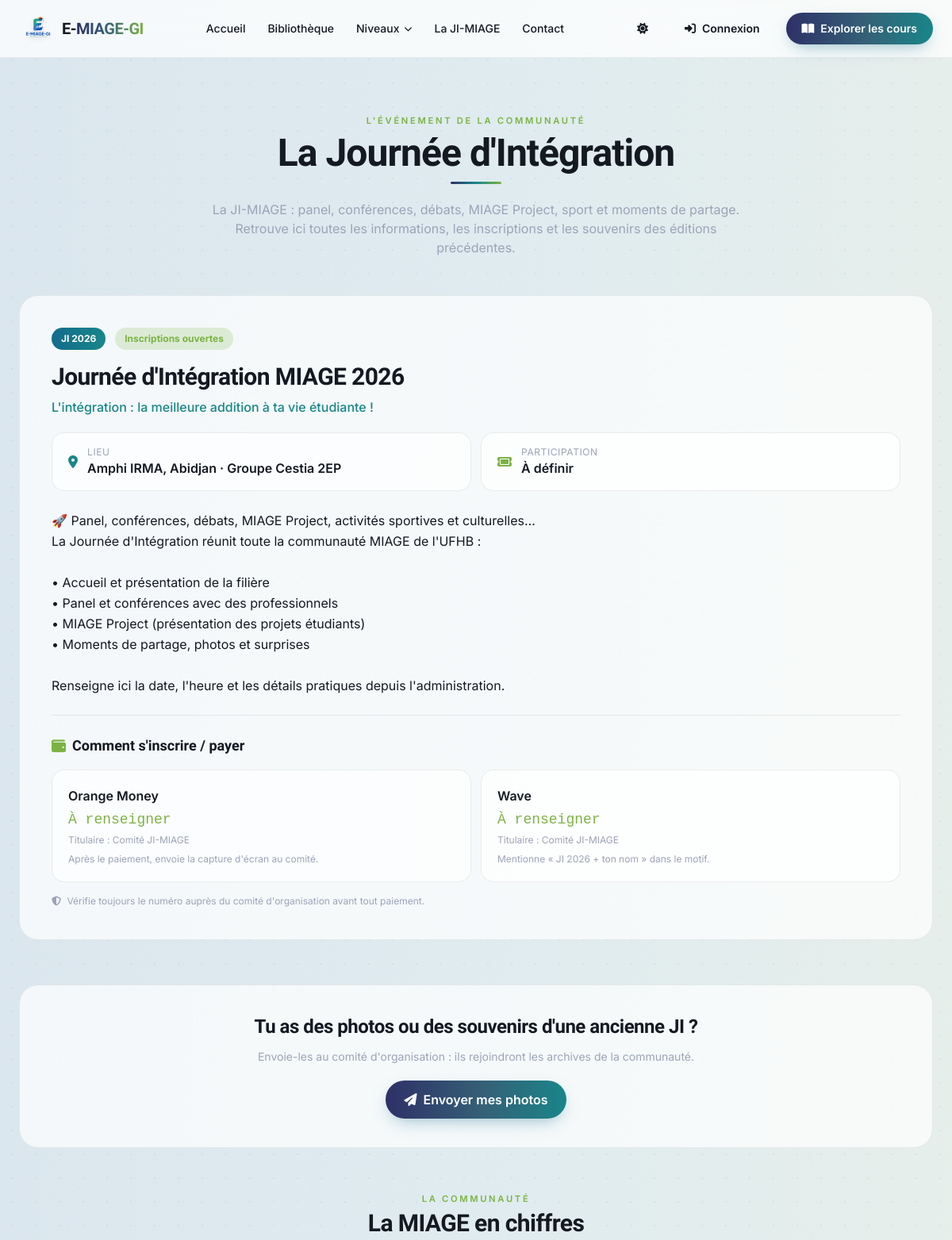
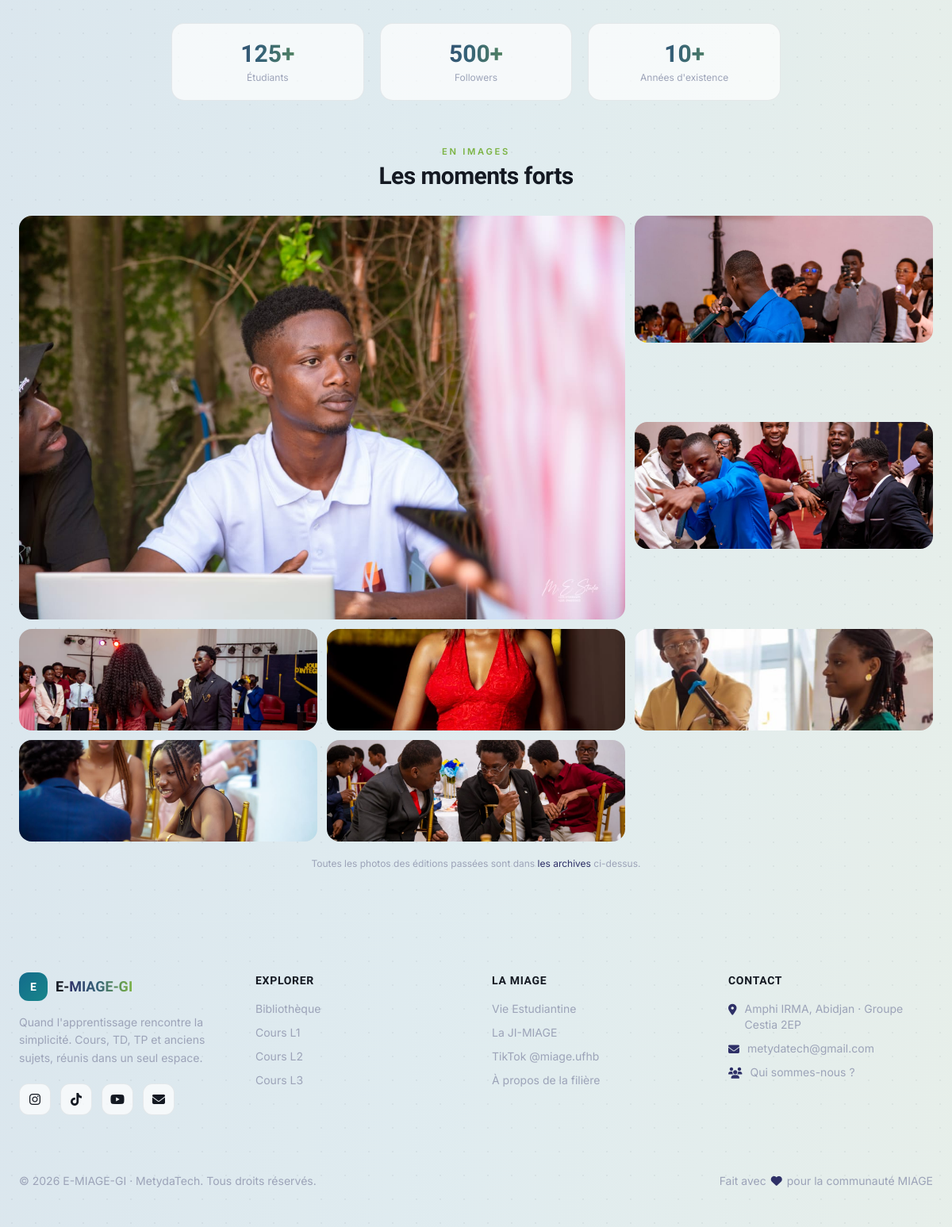
The app's page /journee-integration/ with its own data (2 pictures, top to bottom).
### core/models.py (models this page shows, shortened)
class JIEdition(models.Model):
    STATUS_CHOICES = [
        ('avenir', 'À venir'),
        ('inscriptions', 'Inscriptions ouvertes'),
        ('passee', 'Passée'),
    ]
    year = models.CharField(max_length=20, verbose_name='Édition / année')  # ex: "2026"
    title = models.CharField(max_length=200, verbose_name='Titre')
    subtitle = models.CharField(max_length=250, blank=True, verbose_name='Sous-titre')
    event_date = models.DateField(null=True, blank=True, verbose_name='Date')
    event_time = models.CharField(max_length=50, blank=True, verbose_name='Heure')  # ex: "09h00"
    location = models.CharField(max_length=200, blank=True, verbose_name='Lieu')
    description = models.TextField(blank=True, verbose_name='Description / programme')
    price = models.CharField(max_length=100, blank=True, verbose_name='Prix (ex: 5 000 FCFA)')
    poster_url = models.URLField(blank=True, verbose_name='Affiche (URL)')
    poster = models.ImageField(upload_to='ji/', blank=True, null=True, verbose_name='Affiche (fichier)')
    status = models.CharField(max_length=20, choices=STATUS_CHOICES, default='avenir', verbose_name='Statut')
    is_featured = models.BooleanField(default=False, verbose_name="Édition mise en avant")
    order = models.IntegerField(default=0, verbose_name='Ordre')
    created_at = models.DateTimeField(auto_now_add=True)
    class Meta:
        ordering = ['-order', '-year']
        verbose_name = "Édition de la JI"
        verbose_name_plural = "Éditions de la JI"
    @property
    def poster_image(self):
        if self.poster_url:
            return self.poster_url
        if self.poster:
            return self.poster.url
        return ''
    @property
    def status_label(self):
        return dict(self.STATUS_CHOICES).get(self.status, '')

class JIPayment(models.Model):
    edition = models.ForeignKey(JIEdition, related_name='payments', on_delete=models.CASCADE,
                                null=True, blank=True, verbose_name='Édition')
    label = models.CharField(max_length=100, verbose_name='Moyen (ex: Orange Money)')
    number = models.CharField(max_length=60, blank=True, verbose_name='Numéro')
    holder = models.CharField(max_length=120, blank=True, verbose_name='Titulaire')
    instructions = models.CharField(max_length=250, blank=True, verbose_name='Instructions')
    link = models.URLField(blank=True, verbose_name='Lien de paiement')
    is_active = models.BooleanField(default=True, verbose_name='Actif')
    order = models.IntegerField(default=0, verbose_name='Ordre')
    class Meta:
        ordering = ['order', 'id']
        verbose_name = 'Moyen de paiement JI'
        verbose_name_plural = 'Moyens de paiement JI'

### core/views.py (the view)
# urls.py: path('journee-integration/', views.journee_integration, name='journee_integration'),
def journee_integration(request):
    editions = JIEdition.objects.prefetch_related('payments', 'photos').all()
    featured = None
    for e in editions:
        if e.is_featured:
            featured = e
            break
    if featured is None:
        featured = editions[0] if editions else None
    past = [e for e in editions if e != featured]
    return render(request, 'core/journee_integration.html', {
        'featured': featured,
        'editions': past,
        'payments': featured.payments.filter(is_active=True) if featured else [],
    })

### core/templates/core/journee_integration.html (shortened to what this page needs)
{% extends 'core/base.html' %}
{% load static %}
{% block content %}
<section class="pt-28 md:pt-36 pb-16 px-4 md:px-6">
    <div class="max-w-6xl mx-auto">
        <div class="text-center mb-12">
            <p class="section-eyebrow">L'événement de la communauté</p>
            <h1 class="section-title text-3xl md:text-5xl mt-2">La Journée d'Intégration</h1>
            <div class="underline-gradient w-16 mx-auto mt-3 mb-5"></div>
            <p class="text-muted max-w-2xl mx-auto text-sm md:text-base">
                La JI-MIAGE : panel, conférences, débats, MIAGE Project, sport et moments de partage.
                Retrouve ici toutes les informations, les inscriptions et les souvenirs des éditions précédentes.
            </p>
        </div>
        {% if featured %}
            <div class="glass-card rounded-3xl overflow-hidden mb-14">
                <div class="grid grid-cols-1 lg:grid-cols-5">
                    <div class="{% if featured.poster_image %}lg:col-span-3{% else %}lg:col-span-5{% endif %} p-6 md:p-10">
                        <div class="flex flex-wrap items-center gap-3 mb-4">
                            <span class="text-xs font-bold px-3 py-1.5 rounded-full bg-gradient-to-r from-cyan to-teal text-white">
                                JI {{ featured.year }}
                            </span>
                            <span class="text-xs font-bold px-3 py-1.5 rounded-full
                                {% if featured.status == 'inscriptions' %}bg-accent/20 text-accent
                                {% elif featured.status == 'passee' %}bg-soft text-muted
                                {% else %}bg-cyan/20 text-cyan{% endif %}">
                                {{ featured.status_label }}
                            </span>
                        </div>
                        <h2 class="section-title text-2xl md:text-3xl mb-2">{{ featured.title }}</h2>
                        {% if featured.subtitle %}
                            <p class="text-teal font-medium mb-5">{{ featured.subtitle }}</p>
                        {% endif %}
                        <div class="grid grid-cols-1 sm:grid-cols-2 gap-3 mb-6">
                            {% if featured.location %}
                            <div class="glass-card rounded-2xl px-5 py-4 flex items-center gap-3">
                                <i class="fas fa-location-dot text-teal"></i>
                                <div>
                                    <p class="text-xs text-muted uppercase tracking-wider">Lieu</p>
                                    <p class="font-semibold">{{ featured.location }}</p>
                                </div>
                            </div>
                            {% endif %}
                            {% if featured.price %}
                            <div class="glass-card rounded-2xl px-5 py-4 flex items-center gap-3">
                                <i class="fas fa-ticket text-accent"></i>
                                <div>
                                    <p class="text-xs text-muted uppercase tracking-wider">Participation</p>
                                    <p class="font-semibold">{{ featured.price }}</p>
                                </div>
                            </div>
                            {% endif %}
                        </div>
                        {% if featured.description %}
                            <div class="text-body leading-relaxed whitespace-pre-line mb-6">{{ featured.description }}</div>
                        {% endif %}
                        {% if payments %}
                            <div class="border-t border-soft pt-6">
                                <h3 class="font-display font-bold text-lg mb-4 flex items-center gap-2">
                                    <i class="fas fa-wallet text-accent"></i> Comment s'inscrire / payer
                                </h3>
                                <div class="grid grid-cols-1 sm:grid-cols-2 gap-3">
                                    {% for p in payments %}
                                        <div class="glass-card rounded-2xl p-5">
                                            <p class="font-semibold text-body mb-1">{{ p.label }}</p>
                                            {% if p.number %}
                                                <p class="font-mono text-lg text-accent">{{ p.number }}</p>
                                            {% endif %}
                                            {% if p.holder %}
                                                <p class="text-xs text-muted mt-1">Titulaire : {{ p.holder }}</p>
                                            {% endif %}
                                            {% if p.instructions %}
                                                <p class="text-xs text-muted mt-2">{{ p.instructions }}</p>
                                            {% endif %}
                                        </div>
                                    {% endfor %}
                                </div>
                                <p class="text-xs text-muted mt-4">
                                    <i class="fas fa-shield-halved mr-1"></i>
                                    Vérifie toujours le numéro auprès du comité d'organisation avant tout paiement.
                                </p>
                            </div>
                        {% endif %}
                    </div>
                </div>
            </div>
        {% endif %}
        <div class="glass-card rounded-3xl p-7 md:p-9 mt-12 text-center">
            <h2 class="section-title text-xl md:text-2xl mb-3">Tu as des photos ou des souvenirs d'une ancienne JI ?</h2>
            <p class="text-muted text-sm mb-5">
                Envoie-les au comité d'organisation : ils rejoindront les archives de la communauté.
            </p>
            <a href="mailto:metydatech@gmail.com" class="btn-primary inline-flex items-center gap-2 font-semibold px-6 py-3 rounded-full">
                <i class="fas fa-paper-plane"></i> Envoyer mes photos
            </a>
        </div>
        <div class="mt-14" data-animate>
            <div class="text-center mb-8">
                <p class="section-eyebrow">La communauté</p>
                <h2 class="section-title text-2xl md:text-3xl mt-1">La MIAGE en chiffres</h2>
            </div>
            <div class="grid grid-cols-3 gap-3 md:gap-5 max-w-3xl mx-auto">
                <div class="glass-card rounded-2xl p-5 text-center">
                    <p class="font-display font-bold text-2xl md:text-3xl text-gradient">125+</p>
                    <p class="text-xs text-muted mt-1">Étudiants</p>
                </div>
                <div class="glass-card rounded-2xl p-5 text-center">
                    <p class="font-display font-bold text-2xl md:text-3xl text-gradient">500+</p>
                    <p class="text-xs text-muted mt-1">Followers</p>
                </div>
                <div class="glass-card rounded-2xl p-5 text-center">
                    <p class="font-display font-bold text-2xl md:text-3xl text-gradient">10+</p>
                    <p class="text-xs text-muted mt-1">Années d'existence</p>
                </div>
            </div>
        </div>
        <div class="mt-14" data-animate>
            <div class="text-center mb-8">
                <p class="section-eyebrow">En images</p>
                <h2 class="section-title text-2xl md:text-3xl mt-1">Les moments forts</h2>
            </div>
            <div class="grid grid-cols-3 gap-2.5 md:gap-3">
                <img src="{% static 'core/jimiage/ji-2.jpg' %}" alt="Moment fort de la JI-MIAGE" class="col-span-2 row-span-2 w-full h-full min-h-[220px] md:min-h-[320px] object-cover rounded-2xl" loading="lazy">
                <img src="{% static 'core/jimiage/ji-4.jpg' %}" alt="Participants de la Journée d'Intégration" class="w-full h-28 md:h-40 object-cover object-top rounded-2xl" loading="lazy">
                <img src="{% static 'core/jimiage/ji-6.jpg' %}" alt="Activités de la JI-MIAGE" class="w-full h-28 md:h-40 object-cover rounded-2xl" loading="lazy">
                <img src="{% static 'core/jimiage/ji-8.jpg' %}" alt="Ambiance de la Journée d'Intégration" class="w-full h-24 md:h-32 object-cover rounded-2xl" loading="lazy">
                <img src="{% static 'core/jimiage/ji-7.jpg' %}" alt="Étudiants MIAGE à la JI" class="w-full h-24 md:h-32 object-cover rounded-2xl" loading="lazy">
                <img src="{% static 'core/jimiage/ji-5.jpg' %}" alt="Moment de partage à la JI-MIAGE" class="w-full h-24 md:h-32 object-cover rounded-2xl" loading="lazy">
                <img src="{% static 'core/jimiage/ji-9.jpg' %}" alt="Photo de groupe de la JI" class="w-full h-24 md:h-32 object-cover rounded-2xl" loading="lazy">
                <img src="{% static 'core/jimiage/ji-3.jpg' %}" alt="Souvenir de la Journée d'Intégration" class="w-full h-24 md:h-32 object-cover rounded-2xl" loading="lazy">
            </div>
            <p class="text-center text-xs text-muted mt-5">
                Toutes les photos des éditions passées sont dans <a href="#archives" class="text-primary hover:underline">les archives</a> ci-dessus.
            </p>
        </div>
    </div>
</section>
{% endblock %}

### core/templates/core/base.html (style rules this page uses)
html { scroll-behavior: smooth; }
:root { --bg: #0A0A14; --bg-solid: #0A0A14; --text: #F4F5FA; --text-muted: #9ca3b8; --card-bg: rgba(255, 255, 255, 0.03); --card-border: rgba(255, 255, 255, 0.07); --navbar-bg: rgba(10, 10, 20, 0.7); --logo-grad: linear-gradient(92deg, rgba(19,107,140,.28), rgba(24,134,138,.18), rgba(94,163,82,.12)); --grid-dot: rgba(255,255,255,.04); }
html[data-theme="light"] { --bg: #f6f7fb; --bg-solid: #f6f7fb; --text: #141922; --text-muted: #5b6472; --card-bg: rgba(255, 255, 255, 0.7); --card-border: rgba(20, 30, 40, 0.08); --navbar-bg: rgba(255, 255, 255, 0.75); --logo-grad: linear-gradient(92deg, rgba(19,107,140,.12), rgba(24,134,138,.10), rgba(94,163,82,.10)); --grid-dot: rgba(20, 30, 40, .05); }
body { background-color: var(--bg-solid); color: var(--text); min-height: 100vh; overflow-x: hidden; -webkit-font-smoothing: antialiased; transition: background-color .3s ease, color .3s ease; }
.site-bg::before { content: ''; position: fixed; inset: 0; z-index: -2; background: var(--logo-grad), var(--bg-solid); }
.site-bg::after { content: ''; position: fixed; inset: 0; z-index: -1; background-image: radial-gradient(var(--grid-dot) 1px, transparent 1px); background-size: 30px 30px; pointer-events: none; }
.glass-card { background: var(--card-bg); border: 1px solid var(--card-border); transition: transform .3s cubic-bezier(.22,1,.36,1), border-color .3s ease, box-shadow .3s ease, background .3s ease; }
.text-gradient { background: linear-gradient(92deg, #2E3067 0%, #356177 45%, #7BB343 100%); -webkit-background-clip: text; background-clip: text; color: transparent; }
.btn-primary { background: linear-gradient(92deg, #2E3067, #356177 55%, #18868A); color: #fff; box-shadow: 0 8px 22px -8px rgba(19, 107, 140, .5); transition: transform .25s ease, box-shadow .25s ease, filter .25s ease; }
.text-body { color: var(--text); }
.text-muted { color: var(--text-muted); }
.border-soft { border-color: var(--card-border); }
.section-eyebrow { letter-spacing: .24em; text-transform: uppercase; font-size: .7rem; font-weight: 600; color: #7BB343; }
.section-title { font-family: 'Sora', 'Montserrat', sans-serif; font-weight: 700; letter-spacing: -.02em; }
.underline-gradient { background: linear-gradient(92deg, #2E3067, #18868A 50%, #7BB343); height: 3px; border-radius: 999px; }
[data-animate] { opacity: 0; will-change: opacity, transform; }

### records on screen
JIEdition: year "2026", status_label "Inscriptions ouvertes", title "Journée d'Intégration MIAGE 2026", subtitle "L'intégration : la meilleure addition à ta vie étudiante !", location "Amphi IRMA, Abidjan · Groupe Cestia 2EP", price "À définir", description "🚀 Panel, conférences, débats, MIAGE Project, activités sportives et culturelles… La Journée d'Intégration réunit toute la communauté MIAGE de l'UFHB : • Accueil et présentation de la filière • Panel et conférences avec des professionnels • MIAGE Project (présentation des projets étudiants) • Moments de partage, photos et surprises Renseigne ici la date, l'heure et les détails pratiques depuis l'administration."
JIPayment: label "Orange Money", number "À renseigner", holder "Comité JI-MIAGE", instructions "Après le paiement, envoie la capture d'écran au comité."
JIPayment: label "Wave", number "À renseigner", holder "Comité JI-MIAGE", instructions "Mentionne « JI 2026 + ton nom » dans le motif."
